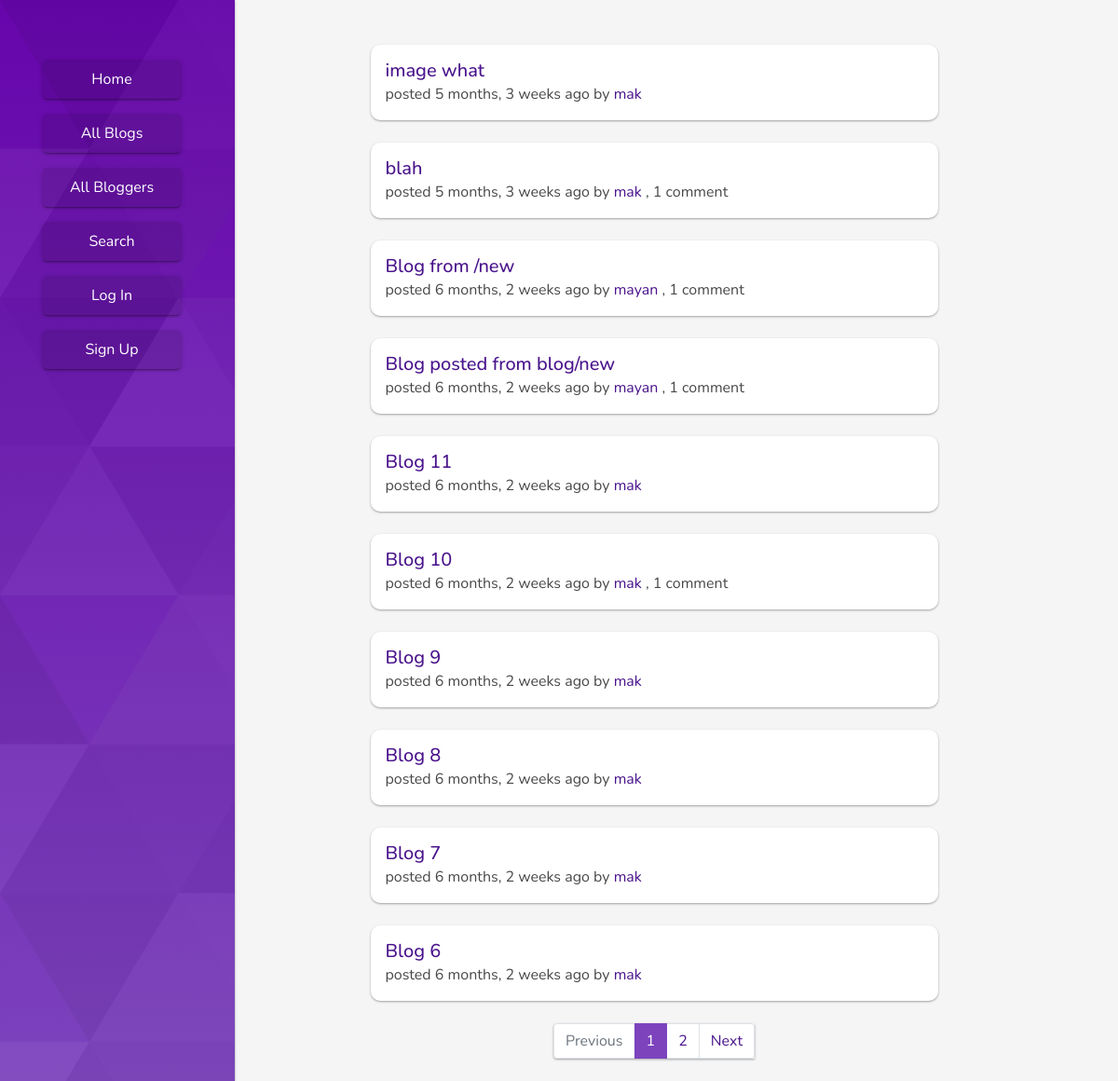
The app's page /, older data.
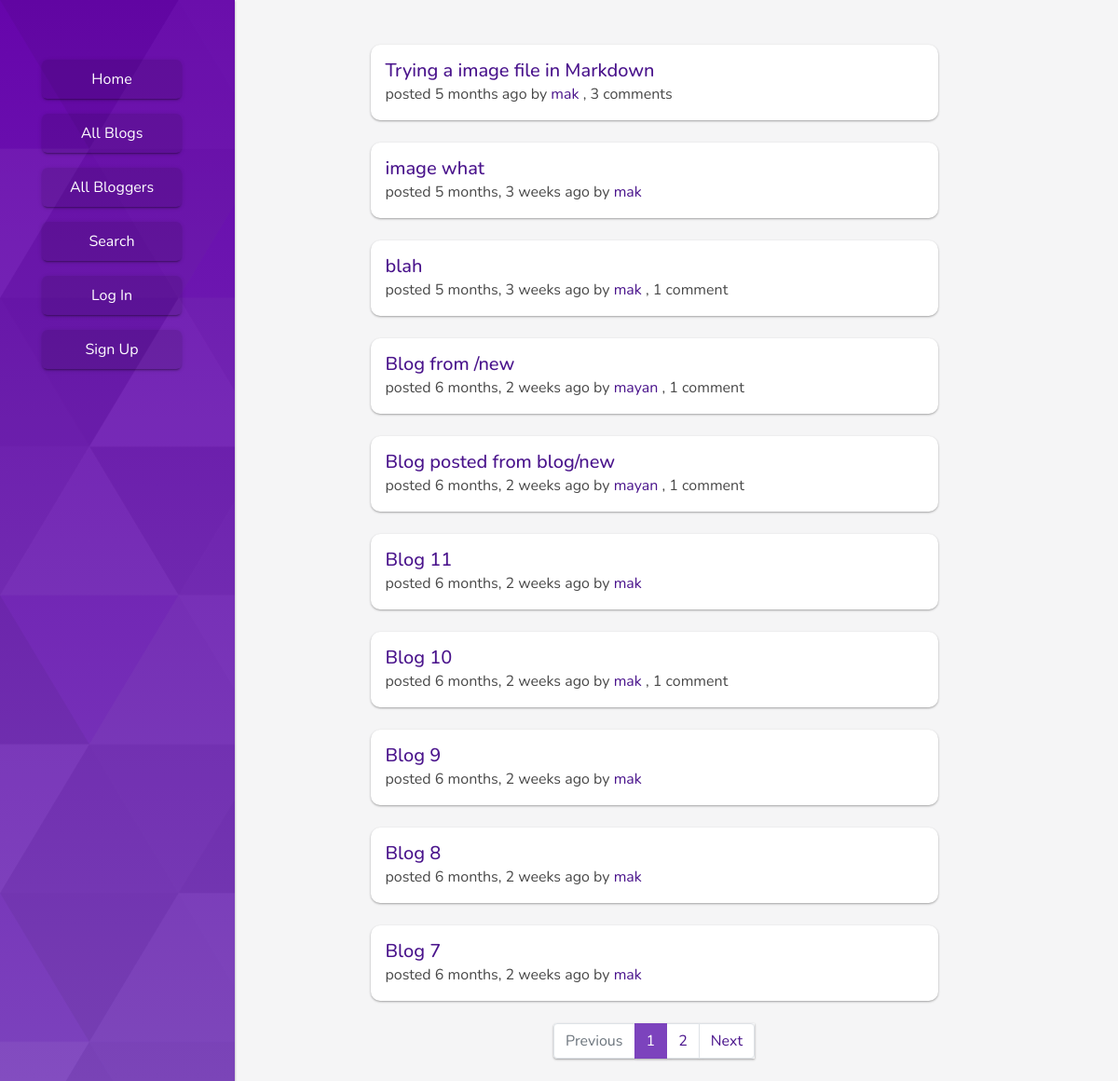
The same page, newer data.
### blog/models.py (models this page shows, shortened)
class Post(models.Model) :
    title = models.CharField(max_length=100)
    content = models.TextField(max_length=2000)
    created_at = models.DateTimeField(auto_now_add=True)
    created_by = models.ForeignKey(
        settings.AUTH_USER_MODEL, related_name='posts', on_delete=models.CASCADE)
    class Meta:
        ordering = ['-created_at']

### accounts/models.py (models this page shows)
class User(AbstractUser):
    bio = models.CharField(max_length=200, null=True)
    email = models.CharField(max_length=50, null=True)
    is_blogger = models.BooleanField(default = False)

### blog/views.py (the view)
# urls.py: path('', views.HomeView.as_view(), name='home'),
class HomeView(ListView):
	model = Post
	context_object_name = 'posts'
	template_name = 'blog/posts.html'
	paginate_by = 10

### blog/templates/blog/posts.html (shortened to what this page needs)
{% extends 'blog/base.html' %}
{% load humanize %}
{% block content %}
{% if posts %}
     {% for post in posts %}
    <div class="mb-4 mx-auto p-3 bg-white posts-card">
        <a href="{% url 'blog:blog' post.id %}" class="h5">{{ post.title}}</a><br>
        posted {{ post.created_at|naturaltime}}
        by <a href="{% url 'blog:blogger' post.created_by %}">{{ post.created_by}}</a>
        {% if post.comments.count %},
            {% if post.comments.count == 1 %}
                {{ post.comments.count }} comment
            {% else %}
                {{ post.comments.count }} comments
            {% endif %}
        {% endif %}
        <br>
    </div>
     {% endfor %}
{% endif %}
    {% if is_paginated %}
        <nav aria-label="Topics pagination" class="my-4">
            <ul class="pagination justify-content-center">
                {% if page_obj.has_previous %}
                <li class="page-item">
                    <a class="page-link" href="?page={{ page_obj.previous_page_number }}">Previous</a>
                </li>
                {% else %}
                <li class="page-item disabled rounded-left">
                    <span class="page-link">Previous</span>
                </li>
                {% endif %} {% for page_num in paginator.page_range %} {% if page_obj.number == page_num %}
                <li class="page-item active">
                    <span class="page-link">
                        {{ page_num }}
                    </span>
                </li>
                {% else %}
                <li class="page-item">
                    <a class="page-link" href="?page={{ page_num }}">{{ page_num }}</a>
                </li>
                {% endif %} {% endfor %} {% if page_obj.has_next %}
                <li class="page-item">
                    <a class="page-link" href="?page={{ page_obj.next_page_number }}">Next</a>
                </li>
                {% else %}
                <li class="page-item disabled rounded-right">
                    <span class="page-link">Next</span>
                </li>
                {% endif %}
            </ul>
        </nav>
    {% endif %}
{% endblock %}

Row changes from the older to the newer data that the page shows:
no longer on this page (row unchanged): Post: title "Blog 6", created_at "6 months, 2 weeks ago", created_by "mak"
added Post: title "Trying a image file in Markdown", created_at "5 months ago", created_by "mak", comments.count "3"
